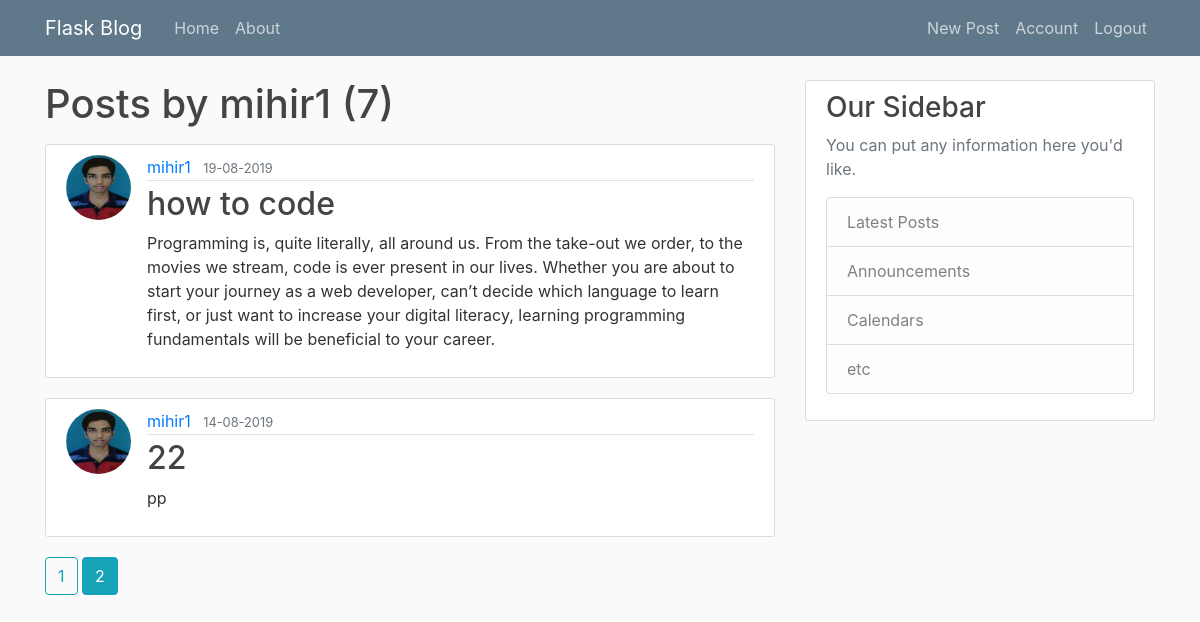
/user/mihir1?page=2 (signed in), run on the app's committed database.
### flaskblog/models.py (models this page shows, shortened)
class User(db.Model,UserMixin):
    id=db.Column(db.Integer,primary_key=True)
    username=db.Column(db.String(20),unique=True,nullable=False)
    email=db.Column(db.String(120),unique=True,nullable=False)
    image_file=db.Column(db.String(20),nullable=False,default='default.jpg')
    password=db.Column(db.String(60),nullable=False)
    posts=db.relationship('Post',backref='author',lazy=True)

class Post(db.Model):
    id=db.Column(db.Integer,primary_key=True)
    title=db.Column(db.String(100),nullable=False)
    date_posted=db.Column(db.DateTime,nullable=False,default=datetime.utcnow)
    content=db.Column(db.Text,nullable=False)
    user_id=db.Column(db.Integer,db.ForeignKey('user.id'),nullable=False)

### flaskblog/users/routes.py (the view)
@users.route("/user/<string:username>")
def user_posts(username):
    page=request.args.get('page',1,type=int)
    user=User.query.filter_by(username=username).first_or_404()
    posts=Post.query.filter_by(author=user)\
        .order_by(Post.date_posted.desc())\
        .paginate(page=page,per_page=5)
    return render_template('user_posts.html',posts=posts,user=user)

### flaskblog/models.py (called while the page is built)
@login_manager.user_loader
def load_user(user_id):
    return User.query.get(int(user_id))

### flaskblog/templates/user_posts.html
{% extends "layout.html" %}
{% block c%}
    <h1 class="mb-3">Posts by {{user.username}} ({{posts.total}})</h1>
    {% for post in posts.items %}
        <article class="media content-section">
          <img class="rounded-circle article-img" src="{{url_for('static',filename='profile_pics/'+post.author.image_file)}}">
          <div class="media-body">
            <div class="article-metadata">
              <a class="mr-2" href="{{url_for('users.user_posts',username=post.author.username)}}">{{ post.author.username }}</a>
              <small class="text-muted">{{ post.date_posted.strftime('%d-%m-%Y') }}</small>
            </div>
            <h2><a class="article-title" href="{{url_for('posts.post',post_id=post.id)}}">{{ post.title }}</a></h2>
            <p class="article-content">{{ post.content }}</p>
          </div>
        </article>
    {% endfor %}
    {% for page_num in posts.iter_pages(left_edge=1,right_edge=1,left_current=1,right_current=2) %}
      {% if page_num %}
        {% if posts.page==page_num %}
          <a class="btn btn-info mb-4 " href="{{url_for('users.user_posts',username=user.username,page=page_num)}}">{{page_num}}</a>
        {% else %}
          <a class="btn btn-outline-info mb-4 " href="{{url_for('users.user_posts',username=user.username,page=page_num)}}">{{page_num}}</a>
        {% endif %}
      {% else %}
        ...
      {% endif %}
    {% endfor %}
{% endblock  %}

### flaskblog/static/main.css (style rules this page uses)
body { background: #fafafa; color: #333333; margin-top: 5rem; }
h1, h2, h3, h4, h5, h6 { color: #444444; }
.content-section { background: #ffffff; padding: 10px 20px; border: 1px solid #dddddd; border-radius: 3px; margin-bottom: 20px; }
.article-title { color: #444444; }
.article-content { white-space: pre-line; }
.article-img { height: 65px; width: 65px; margin-right: 16px; }
.article-metadata { padding-bottom: 1px; margin-bottom: 4px; border-bottom: 1px solid #e3e3e3 }

### data on the page
User: username "mihir1"
Post: image_file (placeholder picture), author.username "mihir1", date_posted "19-08-2019", title "how to code", content "Programming is, quite literally, all around us. From the take-out we order, to the movies we stream, code is ever present in our lives. Whether you are about to start your journey as a web developer, can’t decide which language to learn first, or just want to increase your digital literacy, learning programming fundamentals will be beneficial to your career."
Post: image_file (placeholder picture), author.username "mihir1", date_posted "14-08-2019", title "22", content "pp"

### other printed values
{{ posts.total }} "7"
{{ page_num }} "1"
{{ page_num }} "2"
